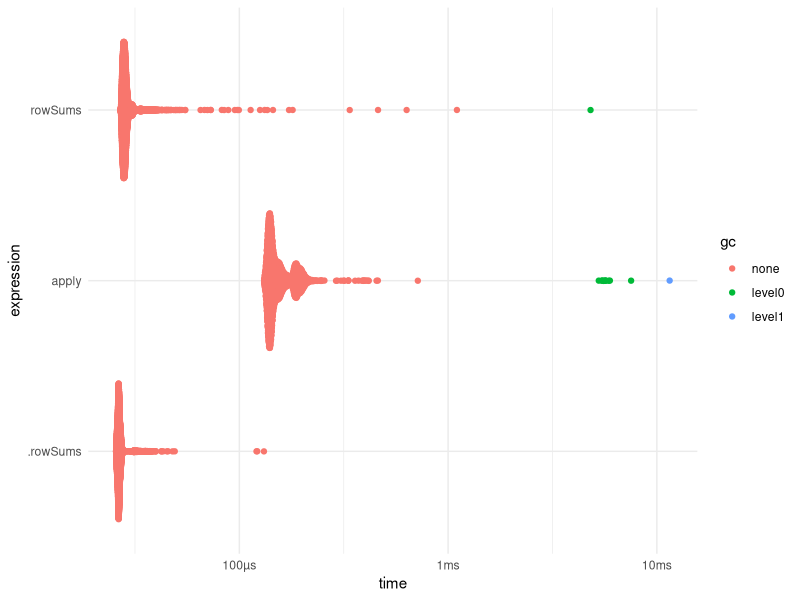
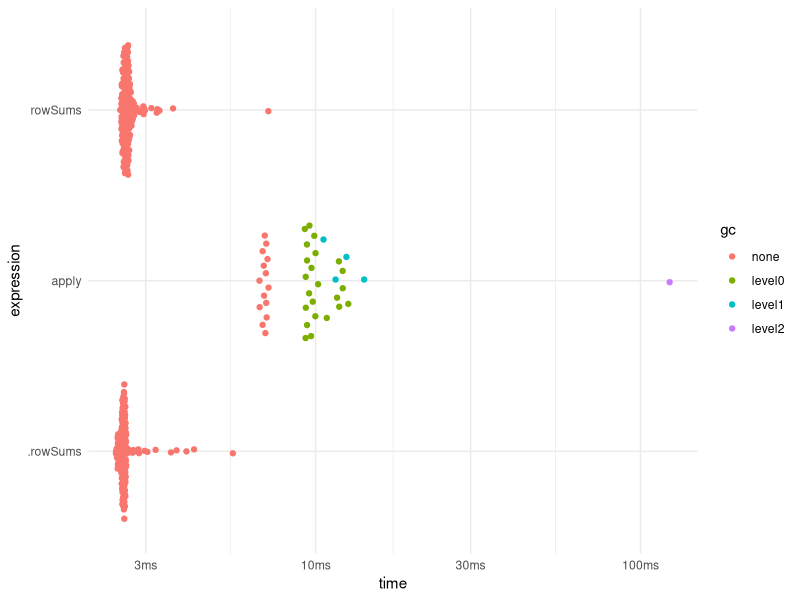
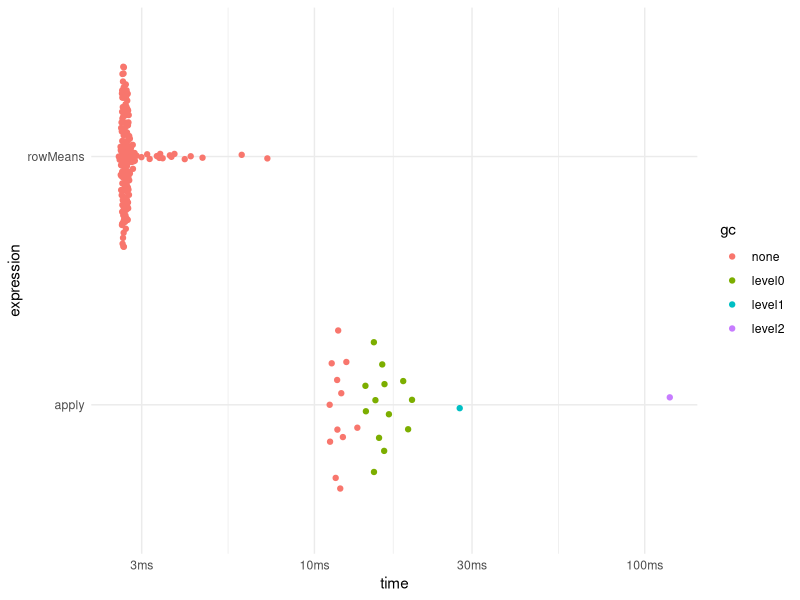
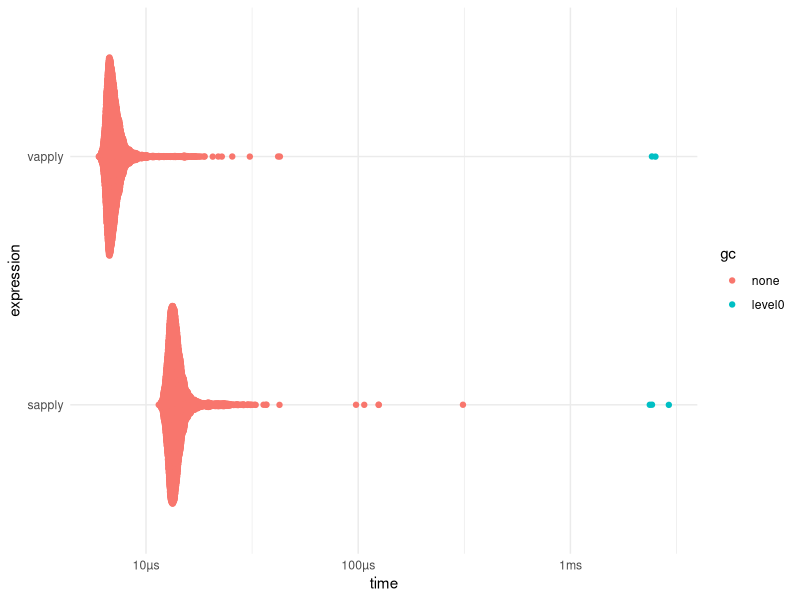
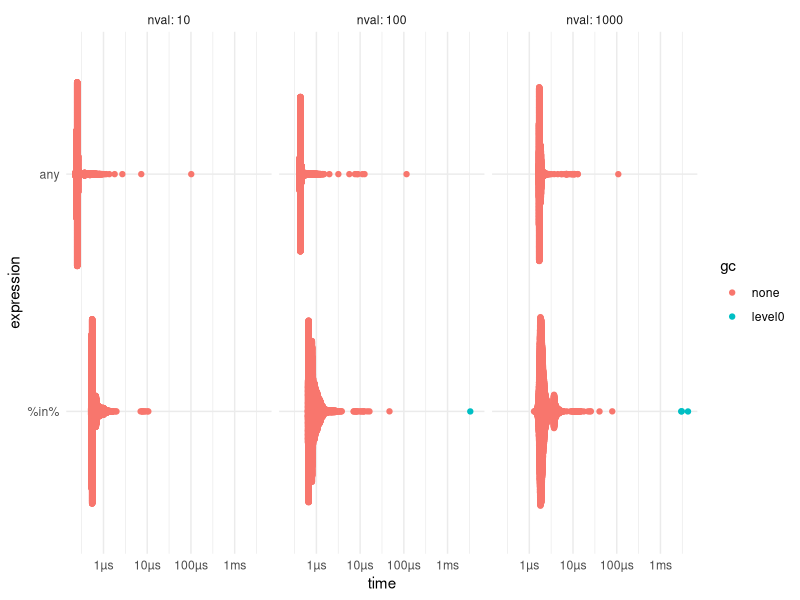
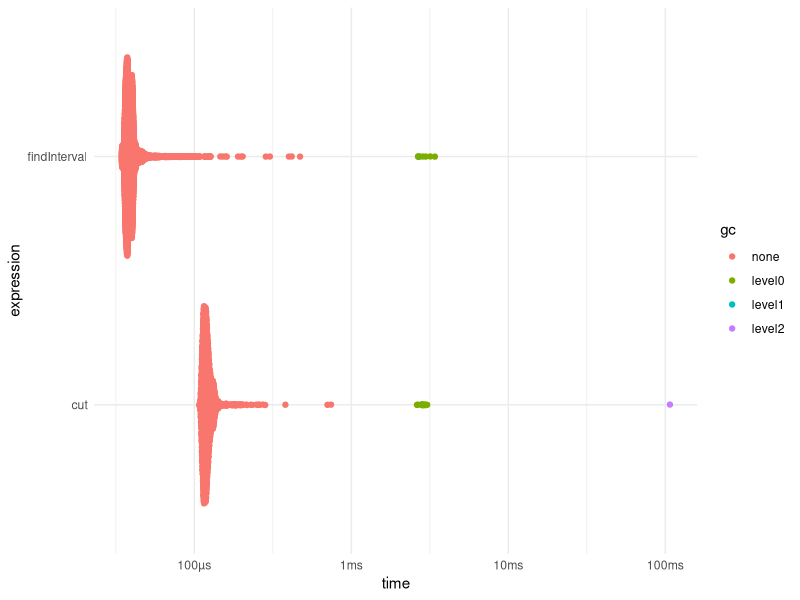
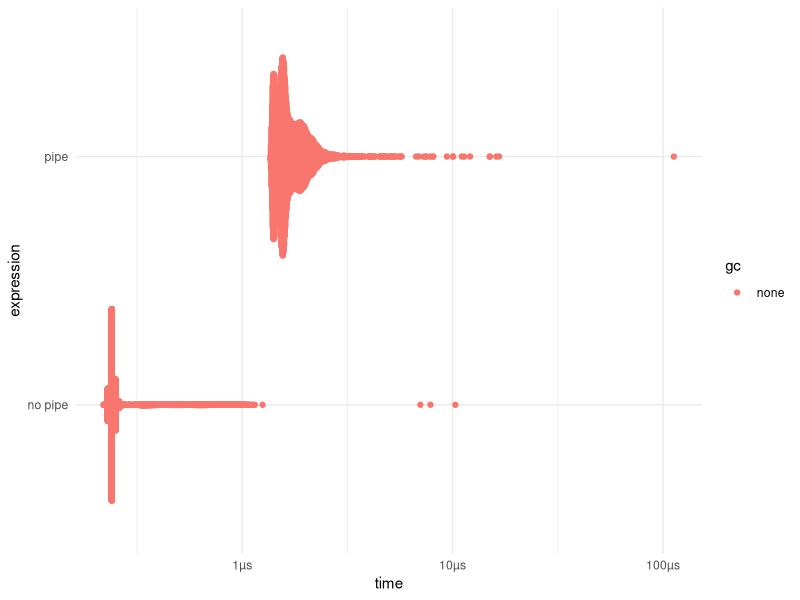

The R script that drew these images, in order:
## ---- chunk 1
knitr::opts_chunk$set(cache = TRUE)
## ---- chunk 2
library(magrittr)
library(ggplot2)
theme_set(theme_minimal())
## ---- chunk 3
data <- matrix(rnorm(100000), nrow = 1000)

rowVars <- function(x) {
  x_length <- nrow(x)
  res <- numeric(x_length)
  for (i in seq_len(x_length)) {
    res[i] <- var(x[i, ])
  }
  res
}

bench::mark(
  rowVars = rowVars(data),
  applt = apply(data, 1, var)
)
## ---- chunk 4
data <- matrix(rnorm(10000), nrow = 100, ncol = 100)

bench::mark(
  apply = apply(data, 1, sum),
  rowSums = rowSums(data),
  .rowSums = .rowSums(data, 100, 100)
) %>% plot()

data <- matrix(rnorm(1000000), nrow = 1000, ncol = 1000)

bench::mark(
  apply = apply(data, 1, sum),
  rowSums = rowSums(data),
  .rowSums = .rowSums(data, 1000, 1000)
) %>% plot()

bench::mark(
  apply = apply(data, 1, mean),
  rowMeans = rowMeans(data)
) %>% plot()
## ---- chunk 5
bench::mark(
  sapply = sapply(mtcars, sum),
  vapply = vapply(mtcars, sum, FUN.VALUE = numeric(1))
) %>% plot()
## ---- chunk 6
bench::press(
  nval = c(10, 100, 1000),
  {
    data <- rpois(nval, 1)
    bench::mark(
      `%in%` = 5 %in% data,
      any = any(data == 5)
    )
  }
) %>% print() %>% plot()
## ---- chunk 7
x <- rnorm(10000)
bench::mark(check = FALSE,
  cut = cut(x, c(-Inf, 0, Inf)),
  findInterval = findInterval(x, c(-Inf, 0, Inf))
) %>%  print() %>% plot()
## ---- chunk 8
bench::mark(check = FALSE,
  `use.names = TRUE` = unlist(mtcars),
  `use.names = FALSE` = unlist(mtcars, use.names = FALSE)
)
## ---- chunk 9
x_vector <- rpois(10000, 1)

bench::mark(
  table = unname(table(x_vector)["0"]),
  sum = sum(x_vector == 0)
)
## ---- chunk 10
x <- sample(1:10, 1000, TRUE)

table(x)
tabulate(x)

bench::mark(check = FALSE,
  table = table(x),
  tabulate = tabulate(x)
)
## ---- chunk 11
library(magrittr)
x <- rpois(1000, 1)

bench::mark(
  `pipe` = x %>% identity(),
  `no pipe` = identity(x)
) %>% 
  print() %>% 
  plot()
## ---- chunk 12
x <- matrix(rnorm(1000), ncol = 1)
w <- matrix(rnorm(10000), ncol = 10)

bench::mark(
  `%*%` = t(x) %*% w,
  `crossprod` = crossprod(x, w)
)
## ---- chunk 13
x <- runif(1000, -0.5)

bench::mark(
  pmin = pmax(x, 0),
  rewrite = {
    i <- x < 0
    x[i] <- 0
    x
  }
)
## ---- chunk 14
y <- mtcars$mpg

x <- as.matrix(mtcars[, c("disp", "cyl")])

bench::mark(check = FALSE,
  lm = lm(mpg ~ disp + cyl - 1, mtcars),
  .lm.fit = .lm.fit(x, y)
)
## ---- chunk 15
n <- 100000

bench::mark(
  seq = seq(1, n),
  seq.int = seq.int(1, n),
  `:` = 1:n,
  seq_len = seq_len(n)
)
## ---- chunk 16
1:0
seq_len(0)
